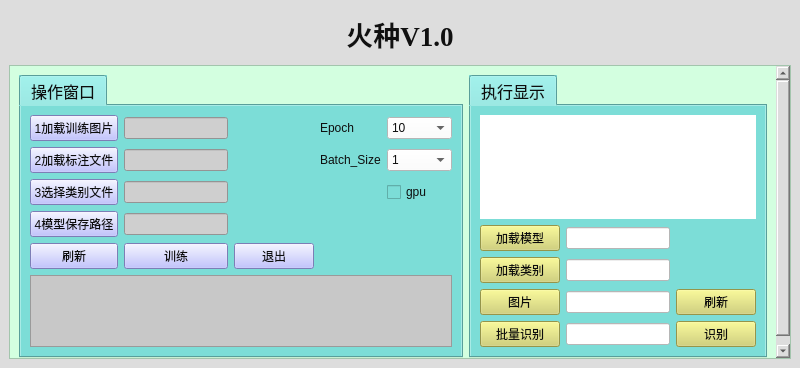
<?xml version="1.0" encoding="UTF-8"?>
<ui version="4.0">
 <class>MainWindowv</class>
 <widget class="QMainWindow" name="MainWindowv">
  <property name="geometry">
   <rect>
    <x>0</x>
    <y>0</y>
    <width>800</width>
    <height>368</height>
   </rect>
  </property>
  <property name="minimumSize">
   <size>
    <width>800</width>
    <height>0</height>
   </size>
  </property>
  <property name="font">
   <font>
    <family>Arial</family>
    <pointsize>10</pointsize>
    <underline>false</underline>
   </font>
  </property>
  <property name="windowTitle">
   <string>MainWindow</string>
  </property>
  <property name="layoutDirection">
   <enum>Qt::LeftToRight</enum>
  </property>
  <property name="autoFillBackground">
   <bool>false</bool>
  </property>
  <property name="styleSheet">
   <string notr="true">background-color: rgb(221, 221, 221);
color: rgb(13, 13, 13);</string>
  </property>
  <property name="animated">
   <bool>true</bool>
  </property>
  <widget class="QWidget" name="centralwidget">
   <layout class="QGridLayout" name="gridLayout_2">
    <item row="0" column="0">
     <widget class="QLabel" name="label">
      <property name="minimumSize">
       <size>
        <width>50</width>
        <height>50</height>
       </size>
      </property>
      <property name="font">
       <font>
        <family>Times New Roman</family>
        <pointsize>20</pointsize>
        <weight>75</weight>
        <bold>true</bold>
       </font>
      </property>
      <property name="contextMenuPolicy">
       <enum>Qt::DefaultContextMenu</enum>
      </property>
      <property name="layoutDirection">
       <enum>Qt::LeftToRight</enum>
      </property>
      <property name="styleSheet">
       <string notr="true">color: rgb(16, 16, 16);</string>
      </property>
      <property name="lineWidth">
       <number>2</number>
      </property>
      <property name="text">
       <string>火种V1.0</string>
      </property>
      <property name="textFormat">
       <enum>Qt::AutoText</enum>
      </property>
      <property name="alignment">
       <set>Qt::AlignCenter</set>
      </property>
     </widget>
    </item>
    <item row="1" column="0">
     <widget class="QScrollArea" name="scrollArea">
      <property name="styleSheet">
       <string notr="true">background-color: rgb(211, 255, 224);</string>
      </property>
      <property name="widgetResizable">
       <bool>true</bool>
      </property>
      <widget class="QWidget" name="scrollAreaWidgetContents">
       <property name="geometry">
        <rect>
         <x>0</x>
         <y>0</y>
         <width>784</width>
         <height>297</height>
        </rect>
       </property>
       <layout class="QGridLayout" name="gridLayout_3">
        <item row="2" column="1">
         <widget class="QTabWidget" name="tabWidget_info_show">
          <property name="font">
           <font>
            <family>Times New Roman</family>
            <pointsize>12</pointsize>
            <weight>50</weight>
            <italic>false</italic>
            <bold>false</bold>
           </font>
          </property>
          <property name="focusPolicy">
           <enum>Qt::NoFocus</enum>
          </property>
          <property name="styleSheet">
           <string notr="true">background-color: rgb(124, 221, 215);
font: 12pt &quot;Times New Roman&quot;;</string>
          </property>
          <property name="currentIndex">
           <number>0</number>
          </property>
          <widget class="QWidget" name="tab_7">
           <attribute name="title">
            <string>执行显示</string>
           </attribute>
           <layout class="QGridLayout" name="gridLayout_5">
            <item row="4" column="5">
             <layout class="QGridLayout" name="gridLayout_6" columnstretch="0,0,0,0,0" columnminimumwidth="0,0,0,0,0">
              <item row="1" column="1">
               <widget class="QPushButton" name="load_class">
                <property name="styleSheet">
                 <string notr="true">background-color: rgb(209, 209, 104);</string>
                </property>
                <property name="text">
                 <string>加载类别</string>
                </property>
               </widget>
              </item>
              <item row="3" column="3">
               <widget class="QLineEdit" name="recognit_batch_path">
                <property name="styleSheet">
                 <string notr="true">background-color: rgb(255, 255, 255);</string>
                </property>
               </widget>
              </item>
              <item row="2" column="1">
               <widget class="QPushButton" name="recognit_pic">
                <property name="styleSheet">
                 <string notr="true">background-color: rgb(209, 209, 104);</string>
                </property>
                <property name="text">
                 <string>图片</string>
                </property>
               </widget>
              </item>
              <item row="0" column="1">
               <widget class="QPushButton" name="load_model">
                <property name="styleSheet">
                 <string notr="true">background-color: rgb(209, 209, 104);</string>
                </property>
                <property name="text">
                 <string>加载模型</string>
                </property>
               </widget>
              </item>
              <item row="3" column="1">
               <widget class="QPushButton" name="recognit_batch">
                <property name="styleSheet">
                 <string notr="true">background-color: rgb(209, 209, 104);</string>
                </property>
                <property name="text">
                 <string>批量识别</string>
                </property>
               </widget>
              </item>
              <item row="0" column="3">
               <widget class="QLineEdit" name="load_model_path">
                <property name="styleSheet">
                 <string notr="true">background-color: rgb(255, 255, 255);</string>
                </property>
               </widget>
              </item>
              <item row="2" column="3">
               <widget class="QLineEdit" name="recognit_pic_path">
                <property name="styleSheet">
                 <string notr="true">background-color: rgb(255, 255, 255);</string>
                </property>
               </widget>
              </item>
              <item row="2" column="4">
               <widget class="QPushButton" name="refresh2">
                <property name="styleSheet">
                 <string notr="true">background-color: rgb(209, 209, 104);</string>
                </property>
                <property name="text">
                 <string>刷新</string>
                </property>
               </widget>
              </item>
              <item row="3" column="4">
               <widget class="QPushButton" name="recognition">
                <property name="styleSheet">
                 <string notr="true">background-color: rgb(209, 209, 104);</string>
                </property>
                <property name="text">
                 <string>识别</string>
                </property>
               </widget>
              </item>
              <item row="1" column="3">
               <widget class="QLineEdit" name="load_class_path">
                <property name="styleSheet">
                 <string notr="true">background-color: rgb(255, 255, 255);</string>
                </property>
               </widget>
              </item>
             </layout>
            </item>
            <item row="2" column="5" rowspan="2">
             <widget class="QLabel" name="label_img_show">
              <property name="maximumSize">
               <size>
                <width>16777215</width>
                <height>16777215</height>
               </size>
              </property>
              <property name="styleSheet">
               <string notr="true">background-color: rgb(255, 255, 255);</string>
              </property>
              <property name="text">
               <string/>
              </property>
             </widget>
            </item>
           </layout>
          </widget>
         </widget>
        </item>
        <item row="2" column="0">
         <widget class="QTabWidget" name="tabWidget_oper">
          <property name="font">
           <font>
            <family>Times New Roman</family>
            <pointsize>12</pointsize>
            <weight>50</weight>
            <italic>false</italic>
            <bold>false</bold>
           </font>
          </property>
          <property name="focusPolicy">
           <enum>Qt::NoFocus</enum>
          </property>
          <property name="styleSheet">
           <string notr="true">background-color: rgb(124, 221, 215);
font: 12pt &quot;Times New Roman&quot;;</string>
          </property>
          <property name="currentIndex">
           <number>0</number>
          </property>
          <widget class="QWidget" name="tab_6">
           <attribute name="title">
            <string>操作窗口</string>
           </attribute>
           <layout class="QGridLayout" name="gridLayout_4">
            <item row="3" column="0">
             <widget class="QTextEdit" name="te_screen_display">
              <property name="styleSheet">
               <string notr="true">background-color: rgb(200, 200, 200);</string>
              </property>
             </widget>
            </item>
            <item row="2" column="0">
             <layout class="QGridLayout" name="gridLayout">
              <item row="1" column="0">
               <widget class="QPushButton" name="load_xml_path">
                <property name="styleSheet">
                 <string notr="true">background-color: rgb(175, 177, 255);</string>
                </property>
                <property name="text">
                 <string>2加载标注文件</string>
                </property>
               </widget>
              </item>
              <item row="0" column="1">
               <widget class="QLineEdit" name="load_train_pic_path">
                <property name="styleSheet">
                 <string notr="true">background-color: rgb(207, 207, 207);</string>
                </property>
               </widget>
              </item>
              <item row="1" column="1">
               <widget class="QLineEdit" name="load_xml_path_2">
                <property name="styleSheet">
                 <string notr="true">background-color: rgb(207, 207, 207);</string>
                </property>
               </widget>
              </item>
              <item row="2" column="0">
               <widget class="QPushButton" name="pb_data_input_path">
                <property name="styleSheet">
                 <string notr="true">background-color: rgb(175, 177, 255);</string>
                </property>
                <property name="text">
                 <string>3选择类别文件</string>
                </property>
               </widget>
              </item>
              <item row="2" column="1">
               <widget class="QLineEdit" name="le_data_input_path">
                <property name="styleSheet">
                 <string notr="true">background-color: rgb(207, 207, 207);</string>
                </property>
               </widget>
              </item>
              <item row="0" column="0">
               <widget class="QPushButton" name="load_train_path">
                <property name="styleSheet">
                 <string notr="true">background-color: rgb(175, 177, 255);</string>
                </property>
                <property name="text">
                 <string>1加载训练图片</string>
                </property>
               </widget>
              </item>
              <item row="0" column="2">
               <spacer name="horizontalSpacer">
                <property name="orientation">
                 <enum>Qt::Horizontal</enum>
                </property>
                <property name="sizeHint" stdset="0">
                 <size>
                  <width>40</width>
                  <height>20</height>
                 </size>
                </property>
               </spacer>
              </item>
              <item row="3" column="0">
               <widget class="QPushButton" name="pb_save_dir_path">
                <property name="styleSheet">
                 <string notr="true">background-color: rgb(175, 177, 255);</string>
                </property>
                <property name="text">
                 <string>4模型保存路径</string>
                </property>
               </widget>
              </item>
              <item row="3" column="1">
               <widget class="QLineEdit" name="le_save_dir_path">
                <property name="styleSheet">
                 <string notr="true">background-color: rgb(207, 207, 207);</string>
                </property>
               </widget>
              </item>
              <item row="4" column="0">
               <widget class="QPushButton" name="pb_refresh">
                <property name="styleSheet">
                 <string notr="true">background-color: rgb(175, 177, 255);</string>
                </property>
                <property name="text">
                 <string>刷新</string>
                </property>
               </widget>
              </item>
              <item row="4" column="2">
               <widget class="QPushButton" name="pb_quit">
                <property name="styleSheet">
                 <string notr="true">background-color: rgb(175, 177, 255);</string>
                </property>
                <property name="text">
                 <string>退出</string>
                </property>
               </widget>
              </item>
              <item row="4" column="1">
               <widget class="QPushButton" name="pb_run">
                <property name="styleSheet">
                 <string notr="true">background-color: rgb(175, 177, 255);</string>
                </property>
                <property name="text">
                 <string>训练</string>
                </property>
               </widget>
              </item>
              <item row="0" column="3">
               <widget class="QLabel" name="label_epoch">
                <property name="text">
                 <string>Epoch</string>
                </property>
               </widget>
              </item>
              <item row="1" column="3">
               <widget class="QLabel" name="label_batch">
                <property name="text">
                 <string>Batch_Size</string>
                </property>
               </widget>
              </item>
              <item row="0" column="4">
               <widget class="QComboBox" name="comboBox">
                <property name="styleSheet">
                 <string notr="true">background-color: rgb(255, 255, 255);</string>
                </property>
                <item>
                 <property name="text">
                  <string>10</string>
                 </property>
                </item>
                <item>
                 <property name="text">
                  <string>50</string>
                 </property>
                </item>
                <item>
                 <property name="text">
                  <string>100</string>
                 </property>
                </item>
                <item>
                 <property name="text">
                  <string>500</string>
                 </property>
                </item>
                <item>
                 <property name="text">
                  <string>1000</string>
                 </property>
                </item>
                <item>
                 <property name="text">
                  <string>2000</string>
                 </property>
                </item>
                <item>
                 <property name="text">
                  <string>3000</string>
                 </property>
                </item>
                <item>
                 <property name="text">
                  <string>4000</string>
                 </property>
                </item>
                <item>
                 <property name="text">
                  <string>5000</string>
                 </property>
                </item>
                <item>
                 <property name="text">
                  <string>10000</string>
                 </property>
                </item>
               </widget>
              </item>
              <item row="1" column="4">
               <widget class="QComboBox" name="comboBox_2">
                <property name="styleSheet">
                 <string notr="true">background-color: rgb(255, 255, 255);</string>
                </property>
                <item>
                 <property name="text">
                  <string>1</string>
                 </property>
                </item>
                <item>
                 <property name="text">
                  <string>2</string>
                 </property>
                </item>
                <item>
                 <property name="text">
                  <string>4</string>
                 </property>
                </item>
                <item>
                 <property name="text">
                  <string>8</string>
                 </property>
                </item>
                <item>
                 <property name="text">
                  <string>16</string>
                 </property>
                </item>
               </widget>
              </item>
              <item row="2" column="4">
               <widget class="QCheckBox" name="checkBox_gpu">
                <property name="text">
                 <string>gpu</string>
                </property>
               </widget>
              </item>
             </layout>
            </item>
           </layout>
          </widget>
         </widget>
        </item>
       </layout>
      </widget>
     </widget>
    </item>
   </layout>
  </widget>
 </widget>
 <resources/>
 <connections/>
 <slots>
  <slot>gen_seq()</slot>
 </slots>
</ui>
